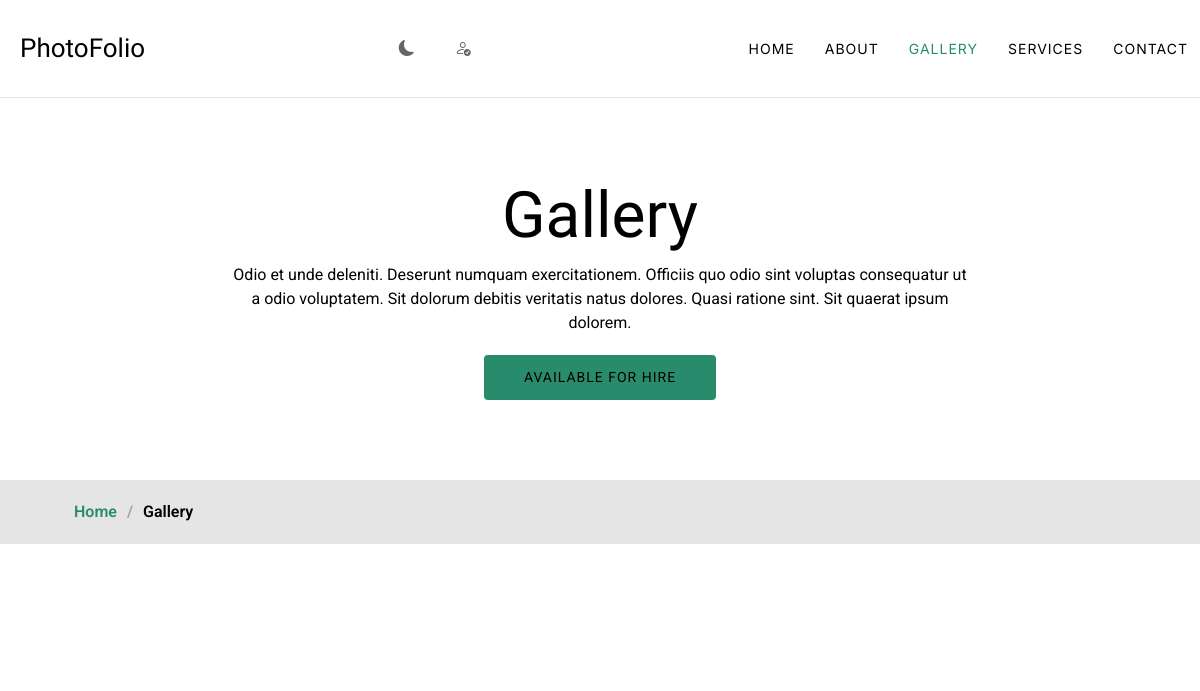
/gallery/, run on an earlier commit of the app's database.
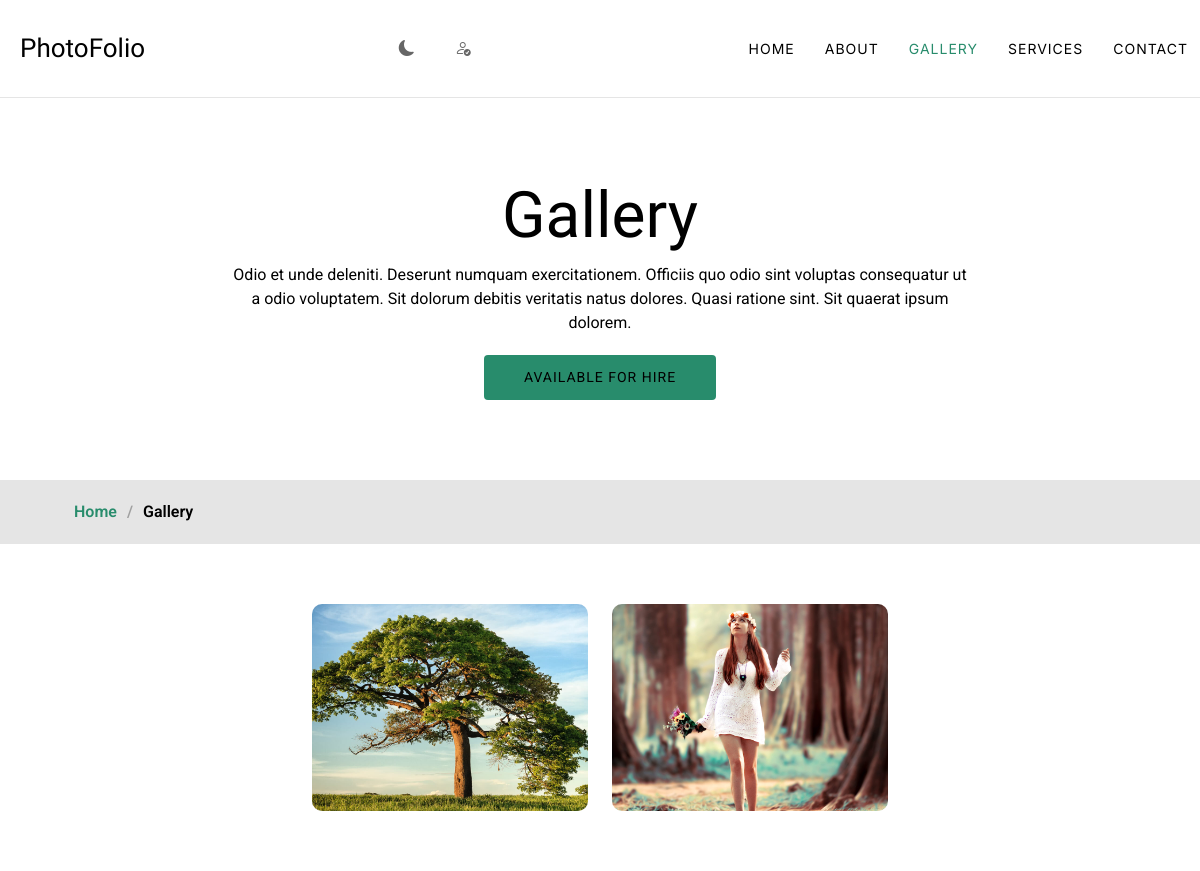
And on a later commit of the database.
### adminapp/models.py (models this page shows, shortened)
class Projects(models.Model):
    id = models.AutoField(primary_key=True)
    project_picture = models.ImageField(upload_to='project_pictures')
    project_category = models.CharField(max_length=200)
    project_description = models.TextField()
    client_name = models.CharField(max_length=200)
    client_note = models.CharField(max_length=200)
    project_date = models.DateField()

### viewerapp/views.py (the view)
# urls.py: path('gallery/', views.gallery, name='gallery'),
def gallery(request):
    projects=Projects.objects.all()
    return render(request, 'viewerapp/gallery.html',{'projects': projects})

### templates/viewerapp/gallery.html (shortened to what this page needs)
{% extends 'viewerapp/index.html' %}
{% load static %}
{% block content %}
  <main class="main">
    <div class="page-title" data-aos="fade">
      <div class="heading">
        <div class="container">
          <div class="row d-flex justify-content-center text-center">
            <div class="col-lg-8">
              <h1>Gallery</h1>
              <p class="mb-0">Odio et unde deleniti. Deserunt numquam exercitationem. Officiis quo odio sint voluptas consequatur ut a odio voluptatem. Sit dolorum debitis veritatis natus dolores. Quasi ratione sint. Sit quaerat ipsum dolorem.</p>
              <a href="{% url 'contact' %}" class="cta-btn">Available for Hire<br></a>
            </div>
          </div>
        </div>
      </div>
      <nav class="breadcrumbs">
        <div class="container">
          <ol>
            <li><a href="{% url 'index' %}">Home</a></li>
            <li class="current">Gallery</li>
          </ol>
        </div>
      </nav>
    </div>
    <section id="gallery" class="gallery section">
      <div class="container-fluid" data-aos="fade-up" data-aos-delay="100">
        <div class="row gy-4 justify-content-center">
          {% for project in projects %}
          <div class="col-xl-3 col-lg-4 col-md-6">
            <div class="gallery-item h-100">
              <img src="{{ project.project_picture.url }}" class="img-fluid" alt="">
            </div>
          </div>
          {% endfor %}
        </div>
      </div>
    </section>
  </main>
  {% endblock %}

What changed in the data, as far as the page shows it:
added Projects: project_picture (picture)
added Projects: project_picture (picture)
